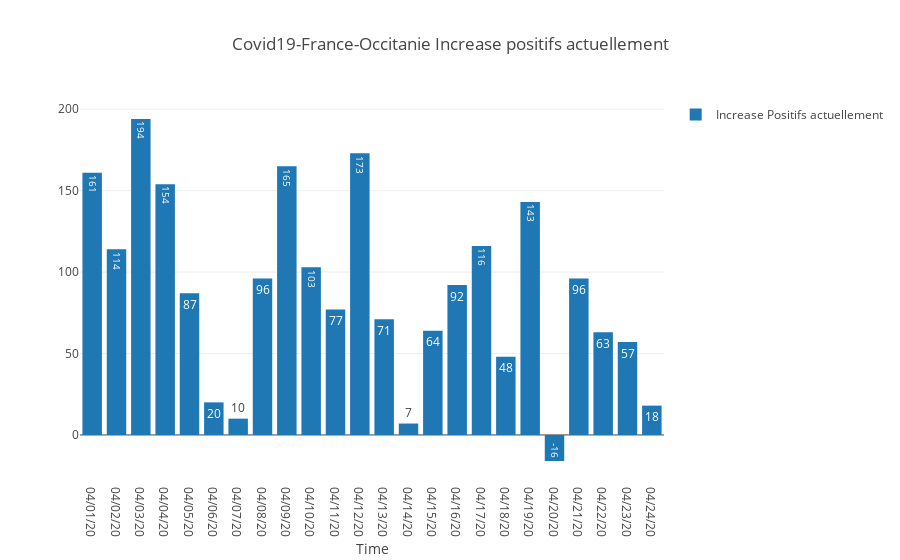

Notebook cell for this chart:
### Code cell
dates=df["Date"].values

layout = go.Layout(
    barmode='stack',
    title=f"Covid19-France-Occitanie Increase positifs actuellement",
    xaxis=dict(title="Time"),
    showlegend=True,
) 
fig = go.Figure(data=[
    go.Bar(name="Increase Positifs actuellement", x=dates, y=df["Increase Positifs actuellement"], text=df["Increase Positifs actuellement"],
            textposition='auto'),
],
    layout=layout
)

iplot(fig, filename="covid19-Occitanie2")

### Figure 1 — Plotly figure (JSON) as saved in the notebook; plotly's stock layout.template omitted (floating-point values rounded to 4 significant figures)
{"data": [{"name": "Increase Positifs actuellement", "text": [161, 114, 194, 154, 87, 20, 10, 96, 165, 103, 77, 173, 71, 7, 64, 92, 116, 48, 143, -16, 96, 63, 57, 18], "textposition": "auto", "type": "bar", "uid": "cb751726-6e32-494b-abcb-a5e1ed0ef45a", "x": ["04/01/20", "04/02/20", "04/03/20", "04/04/20", "04/05/20", "04/06/20", "04/07/20", "04/08/20", "04/09/20", "04/10/20", "04/11/20", "04/12/20", "04/13/20", "04/14/20", "04/15/20", "04/16/20", "04/17/20", "04/18/20", "04/19/20", "04/20/20", "04/21/20", "04/22/20", "04/23/20", "04/24/20"], "y": [161, 114, 194, 154, 87, 20, 10, 96, 165, 103, 77, 173, 71, 7, 64, 92, 116, 48, 143, -16, 96, 63, 57, 18]}], "layout": {"barmode": "stack", "showlegend": true, "title": {"text": "Covid19-France-Occitanie Increase positifs actuellement"}, "xaxis": {"title": {"text": "Time"}}}}
